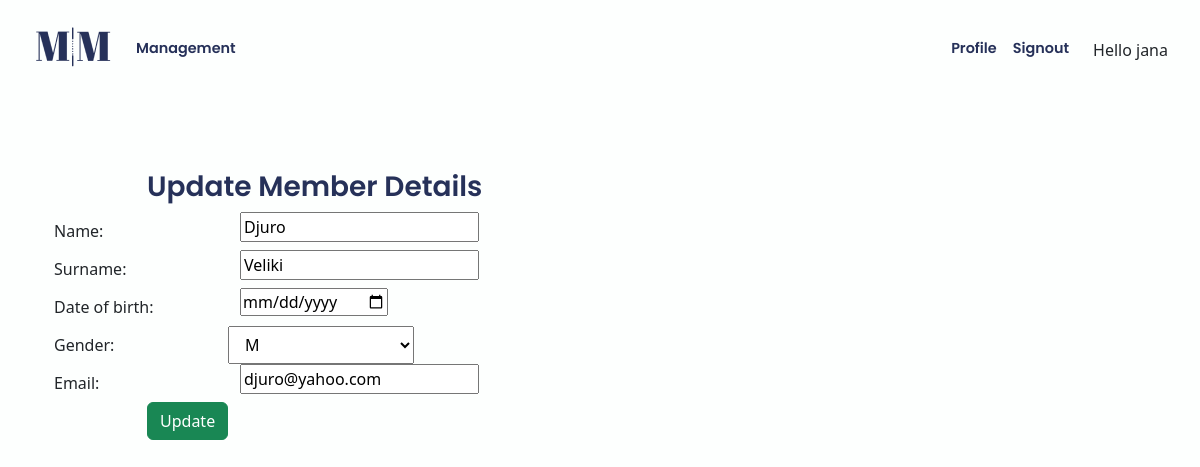
Page /app/management/edit/1 (signed in) on the committed database.
### app/models.py (models this page shows, shortened)
class Member(models.Model):
    owner = models.ForeignKey(User, on_delete=models.CASCADE)  # get_user_model()
    name = models.CharField(blank=False, max_length=40)
    surname = models.CharField(blank=False, max_length=50)
    date_of_birth = models.DateField(default=datetime.date.today)  # ovo
    gender = models.CharField(
        max_length=1,
        choices=Gender.choices,
        default=Gender.male,
    )
    email = models.EmailField(max_length=100, unique=True)
    date_joined = models.DateField(default=datetime.date.today)
    @classmethod
    def get_member_by_id(self, id):  # provjeri
        return Member.objects.get(pk=id)

### app/views.py (the view)
# urls.py: path("management/edit/<int:id>", views.edit, name="edit_member"),
@login_required()
def edit(request, id):
    member = Member.get_member_by_id(id)
    return render(request, "management/edit.html", {"member": member})

### app/templates/management/edit.html (shortened to what this page needs)
{% extends 'app/base.html' %}
{% block content %}
<form method="POST" class="post-form" action="{% url 'app:update_member' member.id %}">
    <div class="container">
    <br>
      <div class="form-group row">
        <label class="col-sm-1 col-form-label"></label>
        <div class="col-sm-4">
        <h3>Update Member Details</h3>
        </div>
      </div>
      <div class="form-group row">
        <label class="col-sm-2 col-form-label">Name:</label>
        <div class="col-sm-4">
            <input type="text" name="name" id="id_name" required maxlength="40" value="{{ member.name }}"/>
        </div>
      </div>
      <div class="form-group row">
        <label class="col-sm-2 col-form-label">Surname:</label>
        <div class="col-sm-4">
            <input type="text" name="surname" id="id_surname" required maxlength="50" value="{{ member.surname }}" />
        </div>
      </div>
      <div class="form-group row">
        <label class="col-sm-2 col-form-label">Date of birth:</label>
        <div class="col-sm-4">
            <input type="date" name="date_of_birth" id="id_date_of_birth" value="{{ member.date_of_birth }}" />
        </div>
      </div>
      <div class="form-group row">
        <label for="id_gender" class="col-sm-2 col-form-label">Gender:</label>
         <select name="gender" id="id_gender" class="col-sm-2" required>
            <option value="M">M</option>
         </select>
      </div>
      <div class="form-group row">
        <label class="col-sm-2 col-form-label">Email:</label>
        <div class="col-sm-4">
            <input type="email" name="email" id="id_email" required maxlength="100" value="{{ member.email }}" />
        </div>
      </div>
      <div class="form-group row">
        <label class="col-sm-1 col-form-label"></label>
        <div class="col-sm-4">
        <button type="submit" class="btn btn-success">Update</button>
        </div>
      </div>
    </div>
</form>
{% endblock content %}

### app/templates/app/base.html (shortened to what this page needs)
<!DOCTYPE html>
{% load static %}
<html>
    <head>
        <link href="https://cdn.jsdelivr.net/npm/bootstrap@5.2.3/dist/css/bootstrap.min.css" rel="stylesheet">
        <link rel="stylesheet" href="https://cdnjs.cloudflare.com/ajax/libs/bootstrap-datepicker/1.9.0/css/bootstrap-datepicker.min.css">
        <link rel="stylesheet" href="https://cdnjs.cloudflare.com/ajax/libs/font-awesome/6.4.0/css/all.min.css" />
        <link rel="stylesheet" href="{% static 'app/css/base.css' %}">
    </head>
    <body>
        <nav class="navbar navbar-custom navbar-expand-lg">
            <div class="container-fluid  p-2 ms-4 me-4">
                <a class="navbar-brand" href="{% url 'app:management' %}"><img class="logo" src="{% static 'app/images/logo.webp' %}" ></a>
                <div class="collapse navbar-collapse" id="navbarText">
                {% if user.is_authenticated %}
                  <ul class="navbar-nav me-auto mb-2 mb-lg-0">
                    <li class="nav-item">
                      <a class="nav-link navbar-text" aria-current="page" href="{% url 'app:management' %}">Management</a>
                    </li>
                  </ul>
                  <ul class="navbar-nav ms-auto mb-2 mb-lg-0">
                    <li class="nav-item">
                      <a class="nav-link navbar-text" href="{% url 'accounts:profile' user.id %}">Profile</a>
                    </li>
                    <li class="nav-item me-3">
                      <a class="nav-link navbar-text" href="{% url 'logout' %}"> Signout</a>
                    </li>
                    <li class="nav-item mt-2">
                       Hello {{user.username}}
                    </li>
                  </ul>
                {% endif %}
                </div>
            </div>
        </nav>
        <div class="content container my-5">
          {% block content %}
          {% endblock %}
        </div>
    </body>
</html>

### app/static/app/css/base.css (style rules this page uses)
body { background-color: #FDFFFE; }
.navbar-custom .navbar-brand, .navbar-custom .navbar-text { font-size: 1.2vw; font-family: 'Poppins', sans-serif; font-weight: 600; color: #263159; }
h1, h2, h3 { font-family: 'Poppins', sans-serif; font-weight: 600; color: #263159; }

### rows in the picture
Member: name "Djuro", surname "Veliki", email "djuro@yahoo.com"

### other values in the picture
{{ user.username }} "jana"
